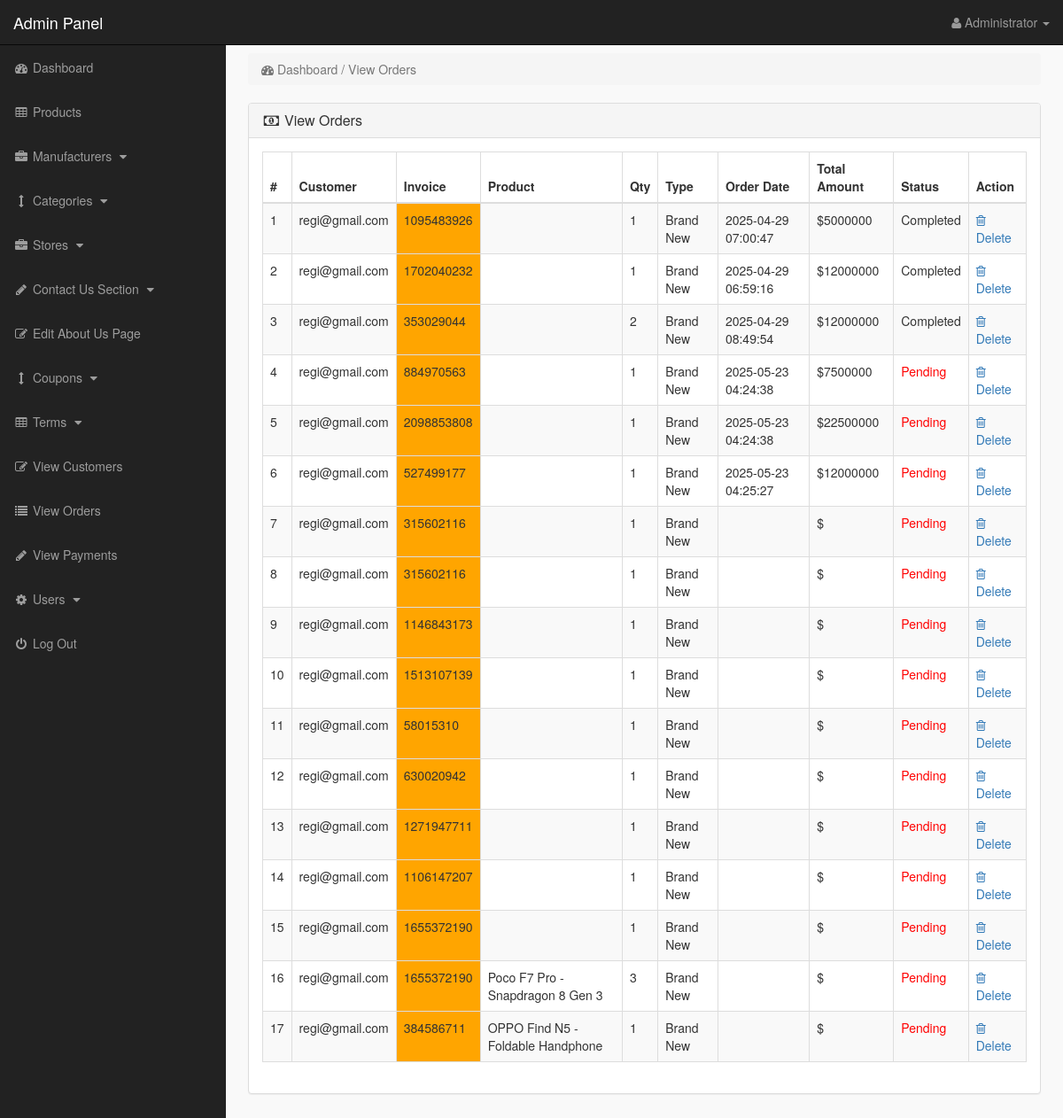
Screenshot of /admin_area/index.php?view_orders (signed in) with the database file from the repository.
### tables this page shows
CREATE TABLE IF NOT EXISTS `pending_orders` (
  `order_id` int(10) NOT NULL AUTO_INCREMENT,
  `customer_id` int(10) NOT NULL,
  `invoice_no` varchar(50) NOT NULL DEFAULT '',
  `product_id` text NOT NULL,
  `qty` int(10) NOT NULL,
  `type` varchar(50) NOT NULL DEFAULT '',
  `order_status` text NOT NULL,
  PRIMARY KEY (`order_id`)
);

CREATE TABLE IF NOT EXISTS `customers` (
  `customer_id` int(10) NOT NULL AUTO_INCREMENT,
  `customer_name` varchar(255) NOT NULL,
  `customer_email` varchar(255) NOT NULL,
  `customer_pass` varchar(255) NOT NULL,
  `customer_country` text NOT NULL,
  `customer_city` text NOT NULL,
  `customer_contact` varchar(255) NOT NULL,
  `customer_address` text NOT NULL,
  `customer_image` text NOT NULL,
  `customer_ip` varchar(255) NOT NULL,
  `customer_confirm_code` text NOT NULL,
  PRIMARY KEY (`customer_id`)
);

CREATE TABLE IF NOT EXISTS `customer_orders` (
  `order_id` int(10) NOT NULL AUTO_INCREMENT,
  `customer_id` varchar(50) NOT NULL DEFAULT '',
  `due_amount` varchar(50) NOT NULL DEFAULT '',
  `invoice_no` int(100) NOT NULL,
  `qty` int(10) NOT NULL,
  `type` text NOT NULL,
  `order_date` timestamp NOT NULL DEFAULT current_timestamp() ON UPDATE current_timestamp(),
  `order_status` text NOT NULL,
  PRIMARY KEY (`order_id`)
);

CREATE TABLE IF NOT EXISTS `products` (
  `product_id` int(10) NOT NULL AUTO_INCREMENT,
  `p_cat_id` int(10) NOT NULL,
  `cat_id` int(10) NOT NULL,
  `manufacturer_id` int(10) NOT NULL,
  `date` timestamp NOT NULL DEFAULT current_timestamp() ON UPDATE current_timestamp(),
  `product_title` text NOT NULL,
  `product_url` text NOT NULL,
  `product_img1` text NOT NULL,
  `product_img2` text NOT NULL,
  `product_img3` text NOT NULL,
  `product_price` int(10) NOT NULL,
  `product_psp_price` int(100) NOT NULL,
  `product_desc` text NOT NULL,
  `product_features` text NOT NULL,
  `product_video` text NOT NULL,
  `product_keywords` text NOT NULL,
  `product_label` text NOT NULL,
  `status` varchar(255) NOT NULL,
  PRIMARY KEY (`product_id`)
);

### admin_area/view_orders.php (the view)
<?php
if(!isset($_SESSION['admin_email'])){
echo "<script>window.open('login.php','_self')</script>";
}
else {
?>
<div class="row">
<div class="col-lg-12">
<ol class="breadcrumb">
<li class="active">
<i class="fa fa-dashboard"></i> Dashboard / View Orders
</li>
</ol>
</div>
</div>
<div class="row">
<div class="col-lg-12">
<div class="panel panel-default">
<div class="panel-heading">
<h3 class="panel-title">
<i class="fa fa-money fa-fw"></i> View Orders
</h3>
</div>
<div class="panel-body">
<div class="table-responsive">
<table class="table table-bordered table-hover table-striped">
<thead>
<tr>
<th>#</th>
<th>Customer</th>
<th>Invoice</th>
<th>Product</th>
<th>Qty</th>
<th>Type</th>
<th>Order Date</th>
<th>Total Amount</th>
<th>Status</th>
<th>Action</th>
</tr>
</thead>
<tbody>
<?php
$i = 0;
$get_orders = "select * from pending_orders";
$run_orders = mysqli_query($con,$get_orders);
while ($row_orders = mysqli_fetch_array($run_orders)) {
$order_id = $row_orders['order_id'];
$c_id = $row_orders['customer_id'];
$invoice_no = $row_orders['invoice_no'];
$product_id = $row_orders['product_id'];
$qty = $row_orders['qty'];
$type = $row_orders['type'];
$order_status = $row_orders['order_status'];
$get_products = "select * from products where product_id='$product_id'";
$run_products = mysqli_query($con,$get_products);
$row_products = mysqli_fetch_array($run_products);
$product_title = $row_products['product_title'];
$i++;
?>
<tr>
<td><?php echo $i; ?></td>
<td>
<?php
$get_customer = "select * from customers where customer_id='$c_id'";
$run_customer = mysqli_query($con,$get_customer);
$row_customer = mysqli_fetch_array($run_customer);
$customer_email = $row_customer['customer_email'];
echo $customer_email;
 ?>
 </td>
<td bgcolor="orange" ><?php echo $invoice_no; ?></td>
<td><?php echo $product_title; ?></td>
<td><?php echo $qty; ?></td>
<td><?php echo $type; ?></td>
<td>
<?php
$get_customer_order = "select * from customer_orders where order_id='$order_id'";
$run_customer_order = mysqli_query($con,$get_customer_order);
$row_customer_order = mysqli_fetch_array($run_customer_order);
$order_date = $row_customer_order['order_date'];
$due_amount = $row_customer_order['due_amount'];
echo $order_date;
?>
</td>
<td>$<?php echo $due_amount; ?></td>
<td>
<?php
if($order_status=='pending'){
echo $order_status='<div style="color:red;">Pending</div>';
}
else{
echo $order_status='Completed';
}
?>
</td>
<td>
<a href="index.php?order_delete=<?php echo $order_id; ?>" >
<i class="fa fa-trash-o" ></i> Delete
</a>
</td>
</tr>
<?php } ?>
</tbody>
</table>
</div>
</div>
</div>
</div>
</div>
<?php } ?>

### admin_area/includes/sidebar.php (shortened to what this page needs)
<?php
if(!isset($_SESSION['admin_email'])){
echo "<script>window.open('login.php','_self')</script>";
}
else {
?>
<nav class="navbar navbar-inverse navbar-fixed-top" >
<div class="navbar-header" >
<a class="navbar-brand" href="index.php?dashboard" >Admin Panel</a>
</div>
<ul class="nav navbar-right top-nav" >
<li class="dropdown" >
<a href="#" class="dropdown-toggle" data-toggle="dropdown" >
<i class="fa fa-user" ></i>
<?php echo $admin_name; ?> <b class="caret" ></b>
</a>
</li>
</ul>
<div class="collapse navbar-collapse navbar-ex1-collapse">
<ul class="nav navbar-nav side-nav">
<li>
<a href="index.php?dashboard">
<i class="fa fa-fw fa-dashboard"></i> Dashboard
</a>
</li>
<li>
<a href="index.php?product" data-toggle="collapse" data-target="#products">
<i class="fa fa-fw fa-table"></i> Products
</a>
</li>
<li>
<a href="#" data-toggle="collapse" data-target="#manufacturers">
<i class="fa fa-fw fa-briefcase"></i> Manufacturers
<i class="fa fa-fw fa-caret-down"></i>
</a>
</li>
<li>
<a href="#" data-toggle="collapse" data-target="#cat">
<i class="fa fa-fw fa-arrows-v"></i> Categories
<i class="fa fa-fw fa-caret-down"></i>
</a>
</li>
<li>
<a href="#" data-toggle="collapse" data-target="#store">
<i class="fa fa-fw fa-briefcase"></i> Stores
<i class="fa fa-fw fa-caret-down"></i>
</a>
</li>
<li>
<a href="#" data-toggle="collapse" data-target="#contact_us">
<i class="fa fa-fw fa-pencil"> </i> Contact Us Section
<i class="fa fa-fw fa-caret-down"></i>
</a>
</li>
<li>
<a href="index.php?edit_about_us">
<i class="fa fa-fw fa-edit"></i> Edit About Us Page
</a>
</li>
<li>
<a href="#" data-toggle="collapse" data-target="#coupons">
<i class="fa fa-fw fa-arrows-v"></i> Coupons
<i class="fa fa-fw fa-caret-down"></i>
</a>
</li>
<li>
<a href="#" data-toggle="collapse" data-target="#terms" >
<i class="fa fa-fw fa-table"></i> Terms
<i class="fa fa-fw fa-caret-down"></i>
</a>
</li>
<li>
<a href="index.php?view_customers">
<i class="fa fa-fw fa-edit"></i> View Customers
</a>
</li>
<li>
<a href="index.php?view_orders">
<i class="fa fa-fw fa-list"></i> View Orders
</a>
</li>
<li>
<a href="index.php?view_payments">
<i class="fa fa-fw fa-pencil"></i> View Payments
</a>
</li>
<li>
<a href="#" data-toggle="collapse" data-target="#users">
<i class="fa fa-fw fa-gear"></i> Users
<i class="fa fa-fw fa-caret-down"></i>
</a>
</li>
<li>
<a href="logout.php">
<i class="fa fa-fw fa-power-off"></i> Log Out
</a>
</li>
</ul>
</div>
</nav>
<?php } ?>

### admin_area/css/style.css (style rules this page uses)
body { margin-top:100px; }
@media (min-width: 768px) { body { margin-top:50px; } }
.top-nav { padding:0 15px; }
.top-nav>li { display:inline-block; float:left; }
.top-nav>li>a { padding-top:15px; padding-bottom:15px; line-height:20px; color:#999; }
@media (min-width: 768px) { .side-nav { position:fixed; top:51px; width:255px; border-radius:0; overflow-y:auto; background-color: #222; bottom:0; overflow-x:hidden; padding-bottom:40px; } }
@media (min-width: 768px) { .side-nav>li>a { width:255px; } }
.panel-body { border-radius:5px; }

### rows the page displays
pending_orders: customer.customer_email "regi@gmail.com", invoice_no "1095483926", qty "1", type "Brand New", customer_orders.order_date "2025-04-29 07:00:47", customer_orders.due_amount "5000000"
pending_orders: customer.customer_email "regi@gmail.com", invoice_no "1702040232", qty "1", type "Brand New", customer_orders.order_date "2025-04-29 06:59:16", customer_orders.due_amount "12000000"
pending_orders: customer.customer_email "regi@gmail.com", invoice_no "353029044", qty "2", type "Brand New", customer_orders.order_date "2025-04-29 08:49:54", customer_orders.due_amount "12000000"
pending_orders: customer.customer_email "regi@gmail.com", invoice_no "884970563", qty "1", type "Brand New", customer_orders.order_date "2025-05-23 04:24:38", customer_orders.due_amount "7500000", order_status "Pending"
pending_orders: customer.customer_email "regi@gmail.com", invoice_no "2098853808", qty "1", type "Brand New", customer_orders.order_date "2025-05-23 04:24:38", customer_orders.due_amount "22500000", order_status "Pending"
pending_orders: customer.customer_email "regi@gmail.com", invoice_no "527499177", qty "1", type "Brand New", customer_orders.order_date "2025-05-23 04:25:27", customer_orders.due_amount "12000000", order_status "Pending"
pending_orders: customer.customer_email "regi@gmail.com", invoice_no "315602116", qty "1", type "Brand New", order_status "Pending"
pending_orders: customer.customer_email "regi@gmail.com", invoice_no "315602116", qty "1", type "Brand New", order_status "Pending"
pending_orders: customer.customer_email "regi@gmail.com", invoice_no "1146843173", qty "1", type "Brand New", order_status "Pending"
pending_orders: customer.customer_email "regi@gmail.com", invoice_no "1513107139", qty "1", type "Brand New", order_status "Pending"
pending_orders: customer.customer_email "regi@gmail.com", invoice_no "58015310", qty "1", type "Brand New", order_status "Pending"
pending_orders: customer.customer_email "regi@gmail.com", invoice_no "630020942", qty "1", type "Brand New", order_status "Pending"
pending_orders: customer.customer_email "regi@gmail.com", invoice_no "1271947711", qty "1", type "Brand New", order_status "Pending"
pending_orders: customer.customer_email "regi@gmail.com", invoice_no "1106147207", qty "1", type "Brand New", order_status "Pending"
pending_orders: customer.customer_email "regi@gmail.com", invoice_no "1655372190", qty "1", type "Brand New", order_status "Pending"
pending_orders: customer.customer_email "regi@gmail.com", invoice_no "1655372190", product.product_title "Poco F7 Pro - Snapdragon 8 Gen 3", qty "3", type "Brand New", order_status "Pending"
pending_orders: customer.customer_email "regi@gmail.com", invoice_no "384586711", product.product_title "OPPO Find N5 - Foldable Handphone", qty "1", type "Brand New", order_status "Pending"

### other values shown
$admin_name "Administrator"
